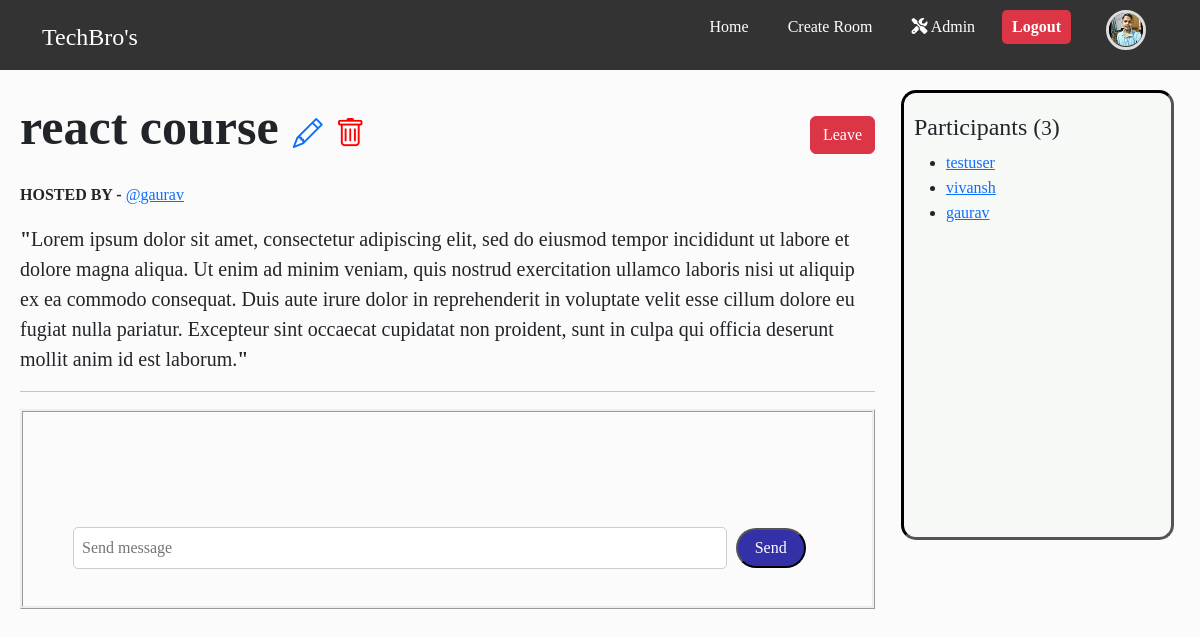
Before: /room/16/ (signed in) with the older database file.
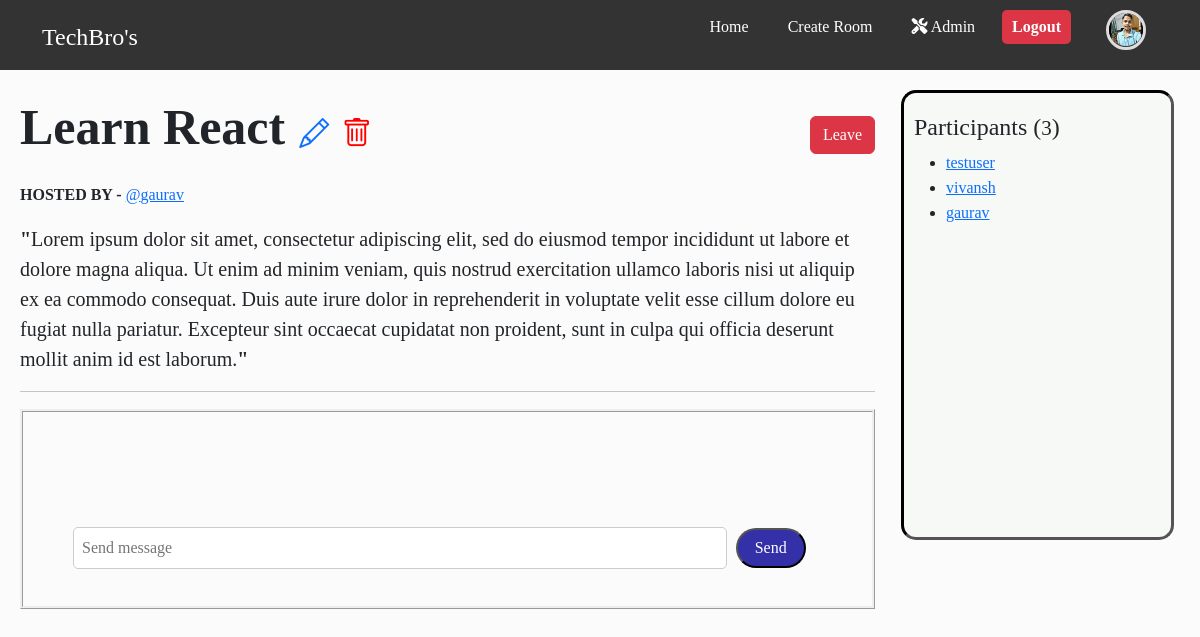
After: the same page with the newer database file.
### main/models.py (models this page shows, shortened)
class Profile(models.Model):
    user = models.OneToOneField(User,on_delete=models.CASCADE)
    profile_pic = models.ImageField(upload_to='profile_images/',default='profile_images/default.jpg' , blank=True,null=True)

class Room(models.Model):
    topics = models.ManyToManyField(Topic,related_name="rooms")
    host = models.ForeignKey(User,on_delete=models.SET_NULL,null=True)
    name = models.CharField(max_length=200,)
    description = models.TextField(null=True, blank=True)
    participants = models.ManyToManyField(User,related_name='joined_rooms',through='Membership')
    updated = models.DateTimeField(auto_now=True)
    created = models.DateTimeField(auto_now_add=True)
    class Meta():
        ordering = ['-updated','-created']

### main/views.py (the view)
# urls.py: path('room/<int:pk>/',views.room,name='room'),
def room(request,pk):
    room = get_object_or_404(Room,pk = pk)
    participant_count = room.participants.all().count()
    is_member = Membership.objects.filter(user=request.user , room=room).exists() if request.user.is_authenticated else False
    return render(request,'room.html',{'room':room,'is_member':is_member,'participant_count':participant_count})

### templates/room.html (shortened to what this page needs)
{% extends "base.html" %}
{% load static %}
{% block content %}
<div class='room_container'>
    <main>
        <div style="display:  flex; justify-content: space-between; align-items: center;">
            <p>
                <span style="font-size:50px; font-weight:bold; margin-right:10px;">{{room.name}}</span>
                {% if request.user == room.host %}
                    <span style="font-size:30px;" >
                        <a href="{% url "update-room" room.id %}"><i class="bi bi-pencil"></i></a>
                        <a href="{% url 'delete-room' room.id %}" class="delete-icon"><i class="bi bi-trash"></i></i></a>
                    </span>
                {% elif request.user.is_superuser %}
                    <span style="font-size:30px;">
                        <a href="{% url 'delete-room' room.id %}" class="delete-icon"><i class="bi bi-trash"></i></i></a>
                    </span>
                {% endif %}
            </p>
            <span >
                {% if user.is_authenticated %}
                    {% if is_member %}
                        <form action="{% url "leave-room" room.id %}" method='POST'>
                            <button type="submit" class="btn btn-danger" > Leave </button>
                        </form>
                    {% else %}
                        <form action="{% url "join-room" room.id %}" method="POST">
                            {% csrf_token %}
                            <span><button type='submit' class="btn btn-success">Join</button></span>
                        </form>
                    {% endif %}
                {% endif %}
            </span>
        </div>
        <p style="margin-botton:2px;"><b>HOSTED BY - </b><a href="{% url "user-profile" room.host.id %}">@{{room.host}}</a></p>
        <p class="room-desc"><b>"</b>{{room.description}}<b>"</b></p>
        <hr>
        {% if user.is_authenticated %}
            {% if is_member %}
                <div class="message-container">
                    <div class="message-container-top">
                    </div>
                    <div class="message-container-bottom">
                        <form  id = "message-form">
                            <input type="text" name='text' placeholder='Send message' required='True' class="message-input" id="message-input" autocomplete="off" />
                            <button type ='submit' class="message-send-button">Send</button>
                        </form>
                    </div>
                </div>
            {% endif %}
        {% else %}
        <p class="login-from-room"><a href="{% url "login" %}" style="margin-right:6px; ">Login </a>to join group</p>
        {% endif %}
    </main>
    <aside class="paricipants-container">
        <h4>Participants (<small>{{participant_count}}</small>)</h4>
        <ul>
            {% for participant in room.participants.all  %}
            <li><a href="{% url "user-profile" participant.id %}">{{participant.username}}</a></li>
            {% endfor %}
         </ul>
    </aside>
</div>
{% endblock content %}

### templates/base.html (shortened to what this page needs)
<!DOCTYPE html>
{% load static %}
<html lang="en">
  <head>
    <link
      href="https://cdn.jsdelivr.net/npm/bootstrap@5.3.0/dist/css/bootstrap.min.css"
      rel="stylesheet"
    />
    <link rel="stylesheet" href="https://cdnjs.cloudflare.com/ajax/libs/font-awesome/6.5.1/css/all.min.css">
    <link rel="stylesheet" href="https://cdn.jsdelivr.net/npm/bootstrap-icons/font/bootstrap-icons.css">
    <link rel="stylesheet" href="{% static 'css/style.css' %}">
  </head>
  <body>
    <nav class="navbar-cus">
      <div class="container">
        <a href="{% url 'home' %}" class="navbar-brand">TechBro's</a>
        <ul class="nav-links" id="navLinks">
          <li class="nav-item-to-edit"> <a href="{% url 'home' %}">Home</a></li>
            {% if request.user.is_authenticated %}
              <li class="nav-item-to-edit"><a href="{% url 'create-room' %}">Create Room</a></li>
              {% if request.user.is_superuser %}
                <li class="nav-item-to-edit"><a href="{% url 'admin:index' %}" class="Admin"><i class="fa-solid fa-screwdriver-wrench "></i> Admin</a></li>
              {% endif %}
              <li id="nav-logout-button">
                <form action="{% url 'logout' %}" method="POST">
                  <button type="submit" class="logout-button">Logout</button>
                </form>
              </li>
              <li><a href="{% url 'user-profile' request.user.id %}" ><img src="{{ request.user.profile.profile_pic.url }}" alt="Profile Picture" class='navbar-profile-pic'></a></li>
          {% endif %}
        </ul>
      </div>
    </nav>
    {% block content %} {% endblock content %}
  </body>
</html>

### static/css/style.css (style rules this page uses)
* { margin: 0; padding-bottom: 1px; box-sizing: border-box; }
body { background-color: #FBFBFB; font-family: 'Times New Roman', Times, serif; }
.room_container { display: grid; grid-template-columns: 3fr 1fr; gap: 20px; padding: 20px; }
.room-desc { font-size: 20px; }
.logout-button { background-color: #dc3545; color: white; margin-right : 8px; padding: 5px 10px; border: none; border-radius: 5px; font-weight: bold; cursor: pointer; transition: background-color 0.3s ease; }
.paricipants-container { height: 450px; overflow-y: auto; padding: 20px 10px 20px 10px; margin-left: 6px; margin-right: 6px; border-style : inset; border-radius: 15px; border-color: black; background-color:#F7F9F7; }
.message-container { min-height: 200px; max-height: 500px; display: flex; flex-direction: column; border-style :ridge ; margin-bottom: 10px; padding: 10px 20px 10px 20px; }
.message-container-top { flex: 5; height: 80%; overflow-y: auto; margin-bottom: 10px; padding: 10px 20px 10px 20px; }
.message-container-bottom { flex: 0.5; margin-bottom: 10px; padding: 10px 20px 10px 20px; }
.message-input { width: 85%; padding: 8px; margin-right: 5px; margin-left: 10px; border: 1px solid #ccc; border-radius: 5px; }
.message-send-button { background-color: #3430a7; color: white; height: 40px; border-radius: 20px; width: 70px; }
.delete-icon { position: relative; cursor: pointer; color: red; margin-left: 5px; border-style: none; }
.navbar-cus { background: #333; color: white; display: flex; justify-content: space-between; align-items: center; margin: 0px; }
.navbar-cus .container { padding-top: 5px; display: flex; justify-content: space-between; align-items:center; width: 100%; }
.navbar-brand { font-size: 1.5rem; text-decoration: none; color: white; }
.nav-links { list-style: none; display: flex; gap: 15px; }
.nav-item-to-edit { display: inline; margin-top: 10px; }
.nav-links li a { text-decoration: none; color: white; padding: 8px 12px; transition: font-weight 0.2s ease; }
#nav-logout-button { margin-top: 5px; }
.navbar-profile-pic { width: 40px; height: 40px; border-radius: 100%; object-fit: cover; margin-top: 5px; border: 3px solid #ddd; transition: transform 0.3s ease-in-out; }

Changed rows visible on the page:
changed Room "gaurav": name "react course" → "Learn React"
